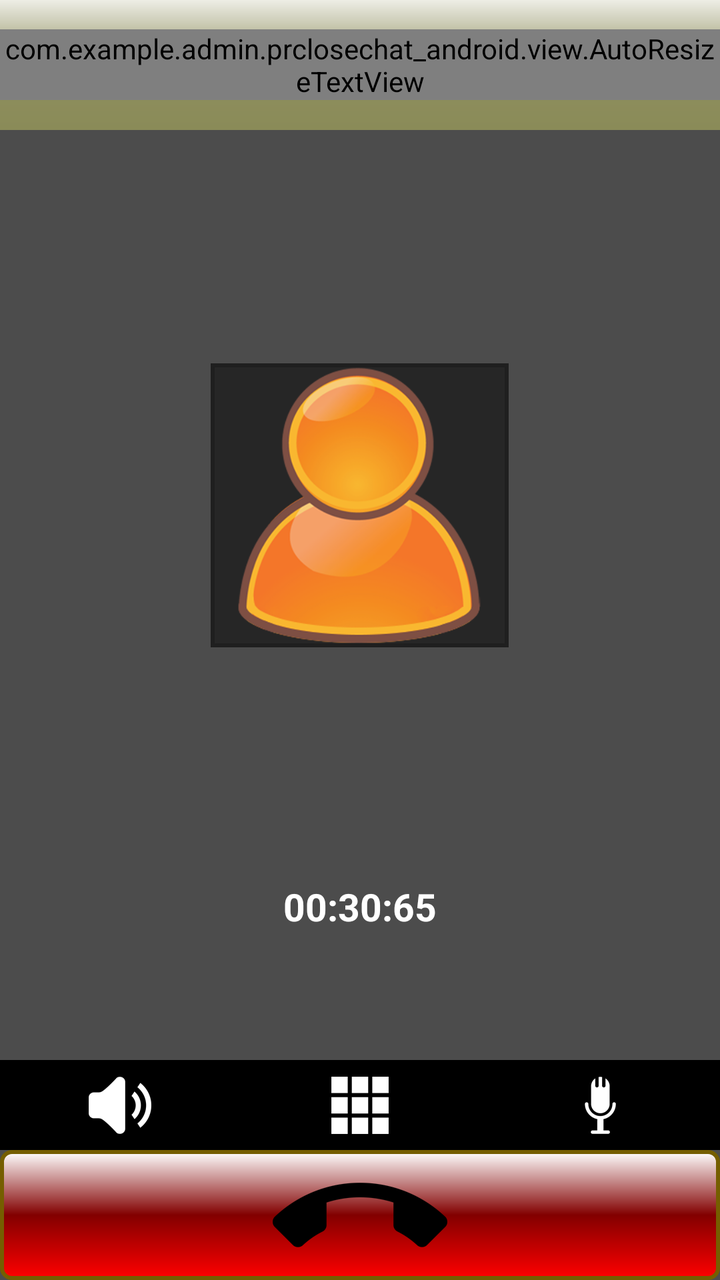
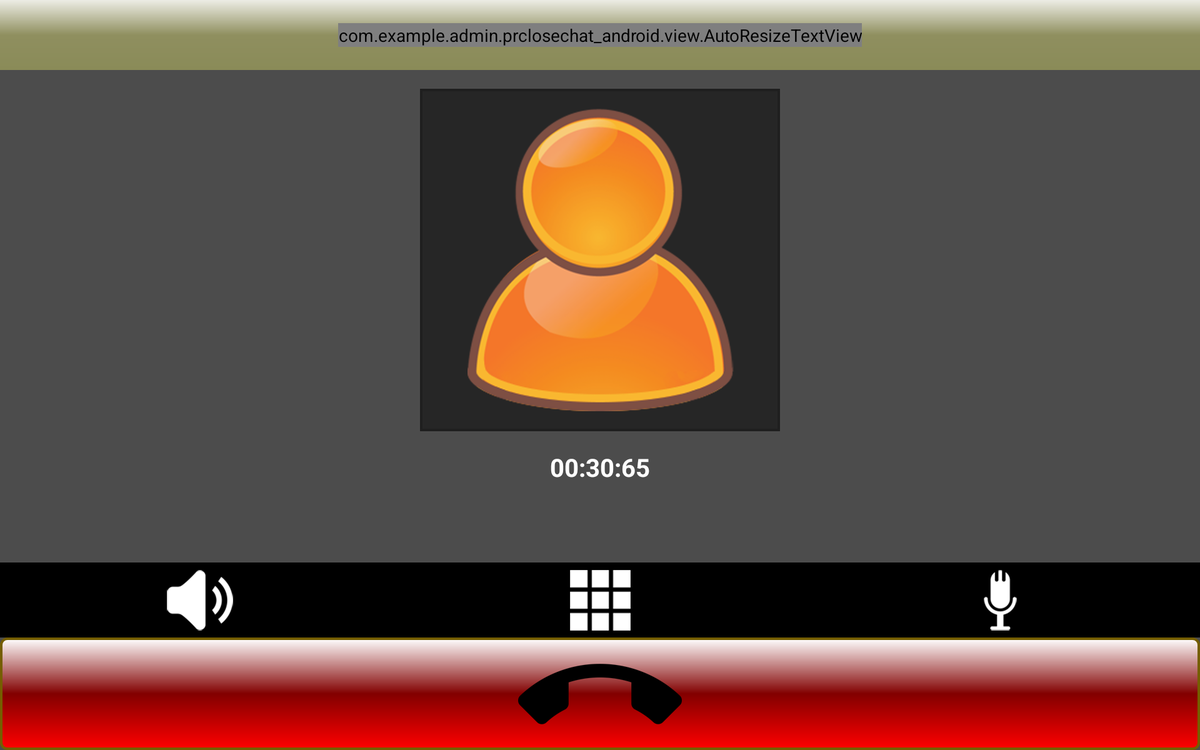

Two renders of one Android screen. The first uses the default layout on a phone; the second uses the alternative layout the repository ships for a different screen configuration, on a matching device. The two XML files are below.
<!-- AndroidManifest.xml: application theme AppTheme -->
<!-- res/layout/activity_call2.xml -->
<?xml version="1.0" encoding="utf-8"?>
<RelativeLayout xmlns:android="http://schemas.android.com/apk/res/android"
    android:layout_width="match_parent"
    android:layout_height="match_parent"
    android:background="#4c4c4c">

    <LinearLayout
        android:id="@+id/div1"
        android:layout_width="match_parent"
        android:layout_height="@dimen/size_60"
        android:background="@drawable/shape_item_list"
        android:gravity="center">

        <com.example.admin.prclosechat_android.view.AutoResizeTextView
            android:layout_width="wrap_content"
            android:layout_height="wrap_content"
            android:text="UserName"
            android:textSize="@dimen/textsize_24sp"
            android:textStyle="bold" />
    </LinearLayout>
<RelativeLayout
    android:layout_width="match_parent"
    android:layout_height="match_parent"
    android:layout_above="@+id/tvTime"
    android:layout_below="@+id/div1">
    <LinearLayout
        android:layout_width="@dimen/size_216dp"
        android:layout_height="@dimen/size_206dp"
        android:layout_centerInParent="true"
        android:gravity="center"
        android:background="@drawable/shape_avt_call">
<ImageView
    android:layout_width="match_parent"
    android:layout_height="match_parent"
    android:src="@drawable/ic_avtcall"
    android:scaleType="centerInside"/>
    </LinearLayout>
</RelativeLayout>
    <TextView
        android:id="@+id/tvTime"
        android:layout_width="wrap_content"
        android:layout_height="wrap_content"
        android:layout_above="@+id/div3"
        android:layout_centerInParent="true"
        android:layout_marginBottom="64dp"
        android:text="00:30:65"
        android:textColor="@color/white"
        android:textSize="@dimen/textsize_14sp"
        android:textStyle="bold" />

    <LinearLayout
        android:id="@+id/div3"
        android:layout_width="match_parent"
        android:layout_height="@dimen/size_40dp"
        android:layout_above="@+id/lnCallOff"
        android:layout_alignParentLeft="true"
        android:layout_alignParentStart="true"
        android:background="@color/back1"
        android:orientation="horizontal">

        <RelativeLayout
            android:layout_width="match_parent"
            android:layout_height="match_parent"
            android:layout_weight="1">

            <ImageView
                android:layout_width="match_parent"
                android:layout_height="match_parent"
                android:src="@drawable/ic_vollum"
                android:scaleType="centerInside"/>
        </RelativeLayout>

        <RelativeLayout
            android:layout_width="match_parent"
            android:layout_height="match_parent"
            android:layout_weight="1">

            <ImageView
                android:layout_width="match_parent"
                android:layout_height="match_parent"
                android:layout_centerInParent="true"
                android:src="@drawable/ic_showkeyboard"
                android:scaleType="centerInside"/>
        </RelativeLayout>

        <RelativeLayout
            android:layout_width="match_parent"
            android:layout_height="match_parent"
            android:layout_weight="1">

            <ImageView
                android:layout_width="match_parent"
                android:layout_height="match_parent"
                android:layout_alignParentRight="true"
                android:src="@drawable/ic_void"
                android:scaleType="centerInside"/>
        </RelativeLayout>

    </LinearLayout>

    <LinearLayout
        android:id="@+id/lnCallOff"
        android:layout_width="match_parent"
        android:layout_height="@dimen/size_60"
        android:layout_alignParentBottom="true"
        android:layout_alignParentLeft="true"
        android:layout_alignParentStart="true"
        android:background="@drawable/shape_button_calloff"
        android:gravity="center">

        <ImageView
            android:layout_width="wrap_content"
            android:layout_height="wrap_content"
            android:background="@drawable/ic_call" />
    </LinearLayout>
</RelativeLayout>
<!-- resources referenced by this layout -->
<resources>
  <color name="back1">#000000</color>
  <color name="white">#FFFFFF</color>
  <!-- from res/values-xxhdpi/ -->
  <dimen name="size_206dp">142dp</dimen>
  <!-- from res/values-xxhdpi/ -->
  <dimen name="size_216dp">149dp</dimen>
  <!-- from res/values-xxhdpi/ -->
  <dimen name="size_40dp">45dp</dimen>
  <!-- from res/values-xxhdpi/ -->
  <dimen name="size_60">65dp</dimen>
  <!-- from res/values-xxhdpi/ -->
  <dimen name="textsize_14sp">19sp</dimen>
  <!-- from res/values-xxhdpi/ -->
  <dimen name="textsize_24sp">29sp</dimen>
  <!-- drawable ic_avtcall: png bitmap (drawable-large-xhdpi, 87128 bytes) -->
  <!-- drawable ic_call: png bitmap (drawable-large-xhdpi, 2818 bytes) -->
  <!-- drawable ic_showkeyboard: png bitmap (drawable-large-xhdpi, 1219 bytes) -->
  <!-- drawable ic_void: png bitmap (drawable-large-xhdpi, 2190 bytes) -->
  <!-- drawable ic_vollum: png bitmap (drawable-large-xhdpi, 2912 bytes) -->
  <!-- drawable shape_avt_call (drawable-xxhdpi) -->
  <?xml version="1.0" encoding="utf-8"?>
  <shape xmlns:android="http://schemas.android.com/apk/res/android"
      android:shape="rectangle">
      <solid android:color="#262626"></solid>\
      <stroke android:color="@color/back"
          android:width="2dp"></stroke>
  
  </shape>
  <!-- drawable shape_button_calloff (drawable) -->
  <?xml version="1.0" encoding="utf-8"?>
  <shape xmlns:android="http://schemas.android.com/apk/res/android"
      android:shape="rectangle">
      <corners android:radius="5dp"></corners>
      <gradient
          android:angle="270"
          android:startColor="#ffffff"
          android:centerColor="#820000"
          android:endColor="#ff0000">
      </gradient>
      <stroke android:color="#755e00"
          android:width="2dp">
      </stroke>
  
  </shape>
  <!-- drawable shape_item_list (drawable) -->
  <?xml version="1.0" encoding="utf-8"?>
  <shape xmlns:android="http://schemas.android.com/apk/res/android"
      android:shape="rectangle">
      <gradient
          android:angle="270"
          android:startColor="#edede5"
          android:centerColor="#8f8f5f"
          android:endColor="#8a8b58">
      </gradient>
  
  </shape>
  <style name="AppTheme" parent="Theme.AppCompat">
      
  </style>
  <color name="back">#1f1f1f</color>
</resources>
<!-- res/layout-sw600dp-land/activity_call2.xml (the repository's variant of the layout above) -->
<!-- drawn on a 7-inch tablet turned sideways -->
<?xml version="1.0" encoding="utf-8"?>
<RelativeLayout xmlns:android="http://schemas.android.com/apk/res/android"
    android:layout_width="match_parent"
    android:layout_height="match_parent"
    android:background="#4c4c4c">

    <LinearLayout
        android:id="@+id/div1"
        android:layout_width="match_parent"
        android:layout_height="@dimen/size_48dp"
        android:background="@drawable/shape_item_list"
        android:gravity="center">

        <com.example.admin.prclosechat_android.view.AutoResizeTextView
            android:layout_width="wrap_content"
            android:layout_height="wrap_content"
            android:text="UserName"
            android:textSize="@dimen/textsize_24sp"
            android:textStyle="bold" />
    </LinearLayout>
    <LinearLayout
        android:layout_width="wrap_content"
        android:layout_height="wrap_content"
        android:layout_below="@+id/div1"
        android:layout_centerInParent="true"
        android:layout_marginTop="@dimen/size_10dp"
        android:gravity="center"
        android:orientation="vertical">

        <LinearLayout
            android:layout_width="@dimen/size_216dp"
            android:layout_height="@dimen/size_206dp"
            android:layout_centerInParent="true"
            android:background="@drawable/shape_avt_call"
            android:gravity="center">

            <ImageView
                android:layout_width="match_parent"
                android:layout_height="match_parent"
                android:scaleType="centerInside"
                android:src="@drawable/ic_avtcall" />
        </LinearLayout>

        <TextView
            android:id="@+id/tvTime"
            android:layout_width="wrap_content"
            android:layout_height="wrap_content"
            android:layout_above="@+id/lnCallOff"
            android:layout_centerInParent="true"
            android:layout_marginTop="@dimen/size_10dp"
            android:text="00:30:65"
            android:textColor="@color/white"
            android:textSize="@dimen/textsize_14sp"
            android:textStyle="bold" />
    </LinearLayout>

    <LinearLayout
        android:id="@+id/div3"
        android:layout_width="match_parent"
        android:layout_height="@dimen/size_40dp"
        android:layout_above="@+id/lnCallOff"
        android:layout_alignParentLeft="true"
        android:layout_alignParentStart="true"
        android:background="@color/back1"
        android:orientation="horizontal">

        <RelativeLayout
            android:layout_width="match_parent"
            android:layout_height="match_parent"
            android:layout_weight="1">

            <ImageView
                android:layout_width="match_parent"
                android:layout_height="match_parent"
                android:src="@drawable/ic_vollum"
                android:scaleType="centerInside"/>
        </RelativeLayout>

        <RelativeLayout
            android:layout_width="match_parent"
            android:layout_height="match_parent"
            android:layout_weight="1">

            <ImageView
                android:layout_width="match_parent"
                android:layout_height="match_parent"
                android:layout_centerInParent="true"
                android:src="@drawable/ic_showkeyboard"
                android:scaleType="centerInside"/>
        </RelativeLayout>

        <RelativeLayout
            android:layout_width="match_parent"
            android:layout_height="match_parent"
            android:layout_weight="1">

            <ImageView
                android:layout_width="match_parent"
                android:layout_height="match_parent"
                android:layout_alignParentRight="true"
                android:src="@drawable/ic_void"
                android:scaleType="centerInside"/>
        </RelativeLayout>

    </LinearLayout>

    <LinearLayout
        android:id="@+id/lnCallOff"
        android:layout_width="match_parent"
        android:layout_height="@dimen/size_60"
        android:layout_alignParentBottom="true"
        android:layout_alignParentLeft="true"
        android:layout_alignParentStart="true"
        android:background="@drawable/shape_button_calloff"
        android:gravity="center">

        <ImageView
            android:layout_width="wrap_content"
            android:layout_height="wrap_content"
            android:background="@drawable/ic_call" />
    </LinearLayout>
</RelativeLayout>
<!-- resources referenced by the variant -->
<!-- as a 7-inch tablet turned sideways resolves them -->
<resources>
  <color name="back1">#000000</color>
  <color name="white">#FFFFFF</color>
  <!-- from res/values-sw600dp/ -->
  <dimen name="size_10dp">15dp</dimen>
  <!-- from res/values-sw600dp/ -->
  <dimen name="size_206dp">274dp</dimen>
  <!-- from res/values-sw600dp/ -->
  <dimen name="size_216dp">288dp</dimen>
  <!-- from res/values-sw600dp/ -->
  <dimen name="size_40dp">60dp</dimen>
  <!-- from res/values-sw600dp/ -->
  <dimen name="size_48dp">56dp</dimen>
  <!-- from res/values-sw600dp/ -->
  <dimen name="size_60">90dp</dimen>
  <!-- from res/values-sw600dp/ -->
  <dimen name="textsize_14sp">20sp</dimen>
  <!-- from res/values-sw600dp/ -->
  <dimen name="textsize_24sp">32sp</dimen>
  <!-- drawable ic_avtcall: png bitmap (drawable-large-xhdpi, 87128 bytes) -->
  <!-- drawable ic_call: png bitmap (drawable-large-xhdpi, 2818 bytes) -->
  <!-- drawable ic_showkeyboard: png bitmap (drawable-large-xhdpi, 1219 bytes) -->
  <!-- drawable ic_void: png bitmap (drawable-large-xhdpi, 2190 bytes) -->
  <!-- drawable ic_vollum: png bitmap (drawable-large-xhdpi, 2912 bytes) -->
  <!-- drawable shape_avt_call (drawable-xxhdpi) -->
  <?xml version="1.0" encoding="utf-8"?>
  <shape xmlns:android="http://schemas.android.com/apk/res/android"
      android:shape="rectangle">
      <solid android:color="#262626"></solid>\
      <stroke android:color="@color/back"
          android:width="2dp"></stroke>
  
  </shape>
  <!-- drawable shape_button_calloff (drawable) -->
  <?xml version="1.0" encoding="utf-8"?>
  <shape xmlns:android="http://schemas.android.com/apk/res/android"
      android:shape="rectangle">
      <corners android:radius="5dp"></corners>
      <gradient
          android:angle="270"
          android:startColor="#ffffff"
          android:centerColor="#820000"
          android:endColor="#ff0000">
      </gradient>
      <stroke android:color="#755e00"
          android:width="2dp">
      </stroke>
  
  </shape>
  <!-- drawable shape_item_list (drawable) -->
  <?xml version="1.0" encoding="utf-8"?>
  <shape xmlns:android="http://schemas.android.com/apk/res/android"
      android:shape="rectangle">
      <gradient
          android:angle="270"
          android:startColor="#edede5"
          android:centerColor="#8f8f5f"
          android:endColor="#8a8b58">
      </gradient>
  
  </shape>
  <style name="AppTheme" parent="Theme.AppCompat">
      
  </style>
  <color name="back">#1f1f1f</color>
</resources>
